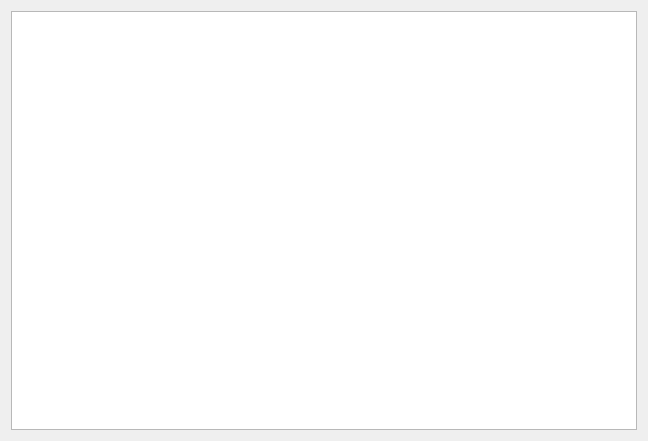
<?xml version="1.0" encoding="UTF-8"?>
<ui version="4.0">
 <class>Peers</class>
 <widget class="QDialog" name="Peers">
  <property name="geometry">
   <rect>
    <x>0</x>
    <y>0</y>
    <width>648</width>
    <height>441</height>
   </rect>
  </property>
  <property name="windowTitle">
   <string>Peers</string>
  </property>
  <layout class="QGridLayout">
   <item row="0" column="0">
    <widget class="QListView" name="peers">
     <property name="sizePolicy">
      <sizepolicy hsizetype="Expanding" vsizetype="Expanding">
       <horstretch>0</horstretch>
       <verstretch>0</verstretch>
      </sizepolicy>
     </property>
     <property name="mouseTracking">
      <bool>true</bool>
     </property>
     <property name="editTriggers">
      <set>QAbstractItemView::NoEditTriggers</set>
     </property>
     <property name="viewMode">
      <enum>QListView::IconMode</enum>
     </property>
    </widget>
   </item>
  </layout>
 </widget>
 <resources/>
 <connections/>
</ui>
